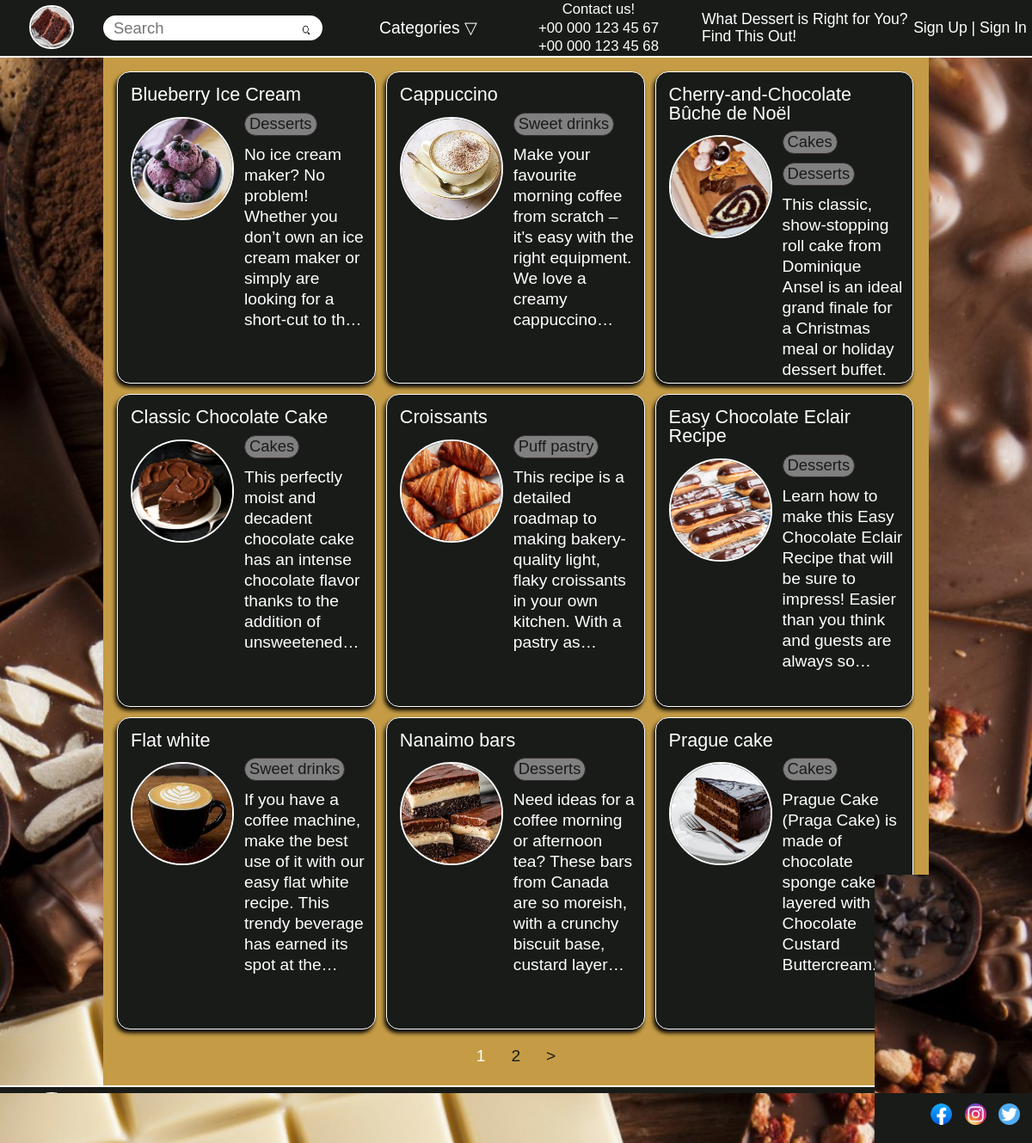
The page / on the database its author committed.
### recipes/models.py (models this page shows, shortened)
class Recipes(models.Model):
    title = models.CharField(max_length=255)
    slug = models.SlugField(max_length=255, unique=True, db_index=True)
    description = models.TextField()
    recipe = models.TextField()
    photo = models.ImageField(upload_to='photos/%Y/%m/%d/')
    time_create = models.TimeField(auto_now_add=True)
    time_update = models.TimeField(auto_now=True)
    is_published = models.BooleanField(default=True)
    cat = models.ManyToManyField(Category,)
    class Meta:
        verbose_name = 'Recipes'
        verbose_name_plural = 'Recipes'
        ordering = ['title', 'time_create']
    def get_absolute_url(self):
        return reverse('show_recipe', kwargs={'rec_slug': self.slug})

class Category(models.Model):
    name = models.CharField(max_length=255)
    slug = models.SlugField(max_length=255, unique=True, db_index=True)
    def get_absolute_url(self):
        return reverse('show_category', kwargs={'cat_slug': self.slug})
    class Meta:
        verbose_name = 'Category'
        verbose_name_plural = 'Categories'
        ordering = ['id', 'name']

### recipes/views.py (the view)
# urls.py: path('', MainPage.as_view(), name='home'),
class MainPage(DataMixin, ListView):
    model = Recipes
    template_name = 'recipes/main.html'
    context_object_name = 'recipes'
    def get_queryset(self):
        return Recipes.objects.filter(is_published=True)
    def get_context_data(self, *, object_list=None, **kwargs):
        context = super().get_context_data(**kwargs)
        c_def = self.get_user_context()
        return dict(list(c_def.items()) + list(context.items()))

### recipes/templatetags/tags.py (called while the page is built)
@register.simple_tag()
def category():
    return Category.objects.all()

### recipes/utils.py (called while the page is built)
    def get_user_context(self, **kwargs):
        context = kwargs
        context['menu'] = menu
        return context

### recipes/templates/recipes/main.html
{% extends 'recipes/base.html' %}
{% load tags %}
{% block content %}
{% for recipe in recipes %}
<div class="block">
    <a href="{{ recipe.get_absolute_url }}" class="block-title">{{ recipe.title }}</a>
    <div class="block-content">
        {% if recipe.photo %}
        <img src="{{ recipe.photo.url }}" class="block-image" />
        {% endif %}
        {% for category in recipe.cat.all %}
        <div class="block-categories">
            <a href="{{ category.get_absolute_url }}">{{ category.name }}</a>
        </div>
        {% endfor %}
        <p>
            {{ recipe.description|linebreaks|truncatewords:50 }}
        </p>
    </div>
</div>
{% endfor %}
{% endblock %}

### recipes/templates/recipes/base.html (shortened to what this page needs)
{% load tags %}
{% load static %}
<!DOCTYPE html>
<html lang="en">
<head>
    <link type="text/css"  href="{% static 'recipes/css/index.css' %}" rel="stylesheet"/>
</head>
<body>
    <div class="page-wrapper" id="page-wrapper">
        <header>
            <div class="header">
                <a href="{% url 'home' %}"><img src="{% static 'recipes/images/logo.jpeg' %}" class="logo"> </a>
                {% category as cats %}
                <div class="categories-menu">Categories &bigtriangledown;
                </div>
                <form class="search-bar" action="{% url 'search' %}" method="get">
                    <input type="search" type="text" placeholder="Search" name="q">
                    <button type="submit"><img src="{% static 'recipes/images/search.png' %}"></button>
                </form>
                <div class="contacts">
                    <span>Contact us!</span>
                    <div>+00 000 123 45 67</div>
                    <div>+00 000 123 45 68</div>
                </div>
                <div class="quiz-button" id="quiz-btn">
                    What Dessert is Right for You? Find This Out!
                </div>
                <div class="sign-in-button">
                    {% if request.user.is_authenticated %}
                    <li>{{ user.user_name }}<a href="{% url 'logout' %}">Sign Out</a> | </li>
                    {% for m in menu %}
                    <li><a href="{% url m.url_name %}">{{m.title}}</a></li>
                    {% endfor %}
                    {% else %}
                    <a href="{% url 'register' %}" class="last">Sign Up</a> | <a href="{% url 'login' %}">Sign In</a>
                    {% endif %}
                </div>
            </div>
                {% category as cats %}
        </header>
        <div class="block-container" id="dd">
            <div class="block-wrapper">
                {% block content %}
                {% endblock %}
            </div>
            <div class="paginator">
                <nav>
                    <ul>
                        {% for p in page_obj.paginator.page_range %}
                        {% if page_obj.number == p %}
                        <li class="page-num-page-num-selected">
                            {{ p }}
                        </li>
                        {% elif p >= page_obj.number|add:-2 and p <= page_obj.number|add:2 %} <li>
                            <a href="?{{ q }}page={{ p }}">{{ p }}</a>
                            </li>
                            {% endif %}
                            {% endfor %}
                            {% if page_obj.has_next %}
                            <li>
                                <a href="?{{ q }}page={{ page_obj.next_page_number }}">&gt;</a>
                            </li>
                            {% endif %}
                    </ul>
                </nav>
            </div>
        </div>
        <footer class="footer">
            <a href="{% url 'home' %}"><img src="{% static 'recipes/images/logo.jpeg' %}" class="logo"></a>
            <div class="contacts">
                <span>Contact us!</span>
                <span>+00 000 123 45 67</span>
                <span>+00 000 123 45 68</span>
            </div>
            <div class="channels">
                <a href="https://uk-ua.facebook.com/" target="_blank"><img
                        src="{% static 'recipes/images/facebook-icon.webp' %}"></a>
                <a href="https://www.instagram.com/" target="_blank"><img
                        src="{% static 'recipes/images/instagram-icon (1).webp' %}"></a>
                <a href="https://twitter.com/?lang=uk" target="_blank"><img
                        src="{% static 'recipes/images/twitter-icon.png' %}"></a>
            </div>
        </footer>
    </div>
</body>
</html>

### rows shown on the page
Recipes: title "Blueberry Ice Cream", photo (picture), description "No ice cream maker? No problem! Whether you don’t own an ice cream maker or simply are looking for a short-cut to…"
Category: name "Desserts"
Recipes: title "Cappuccino", photo (picture), description "Make your favourite morning coffee from scratch – it's easy with the right equipment. We love a creamy…"
Category: name "Sweet drinks"
Recipes: title "Cherry-and-Chocolate Bûche de Noël", photo (picture), description "This classic, show-stopping roll cake from Dominique Ansel is an ideal grand finale for a Christmas meal or holiday dessert buffet."
Category: name "Cakes"
Recipes: title "Classic Chocolate Cake", photo (picture), description "This perfectly moist and decadent chocolate cake has an intense chocolate flavor thanks to the addition of…"
Recipes: title "Croissants", photo (picture), description "This recipe is a detailed roadmap to making bakery-quality light, flaky croissants in your own kitchen. With a pastry…"
Category: name "Puff pastry"
Recipes: title "Easy Chocolate Eclair Recipe", photo (picture), description "Learn how to make this Easy Chocolate Eclair Recipe that will be sure to impress! Easier than you think and guests are always…"
Recipes: title "Flat white", photo (picture), description "If you have a coffee machine, make the best use of it with our easy flat white recipe. This trendy beverage has earned its spot at…"
Recipes: title "Nanaimo bars", photo (picture), description "Need ideas for a coffee morning or afternoon tea? These bars from Canada are so moreish, with a crunchy biscuit base, custard…"
Recipes: title "Prague cake", photo (picture), description "Prague Cake (Praga Cake) is made of chocolate sponge cake layered with Chocolate Custard…"

### other values the page prints
{{ p }} "1"
{{ p }} "2"
